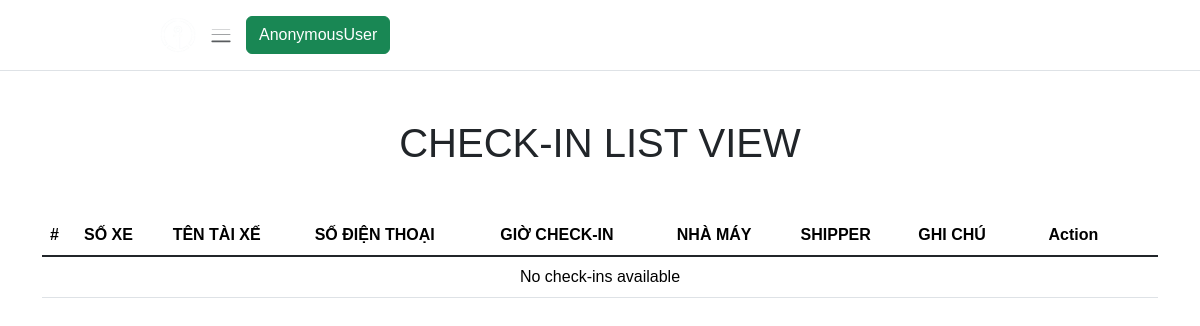
The app's page /checkin/view/, older data.
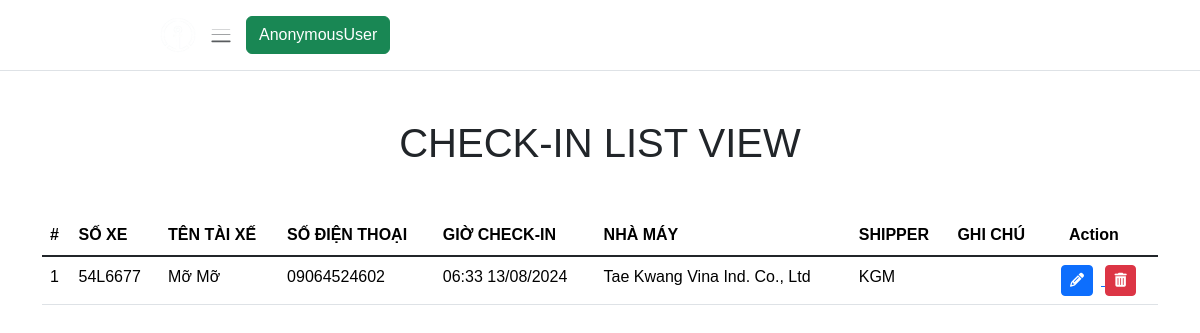
The same page, newer data.
### checkin/models.py (models this page shows, shortened)
class Checkin(models.Model):
    driver_name = models.CharField("Họ và tên", max_length=32)
    truck_number = models.CharField("Số xe/số container", max_length=32)
    phone_number = models.CharField("Số điện thoại", max_length=32)
    checkin_time = models.DateTimeField("Giờ check-in", default=timezone.now)
    factory = models.ForeignKey(Factory, blank=True, null=True, on_delete=models.CASCADE)
    shipper = models.CharField("Shipper", max_length=100, blank=True, null=True)
    remark = models.TextField("Ghi chú", max_length=1024, blank=True, null=True)

### factory/models.py (models this page shows, shortened)
class Factory(models.Model):
    factory_code = models.CharField(max_length=10, null=True, blank=True)
    factory_name = models.CharField("Tên nhà máy",max_length=256)

### checkin/views.py (the view)
# urls.py: path("view/", views.CheckinListView.as_view(), name="checkin-view"),
class CheckinListView(generic.ListView, LoginRequiredMixin):
    model = Checkin
    template_name ='checkin-view.html'
    paginate_by = 50
    ordering = ['-checkin_time']

### checkin/templates/checkin-view.html (shortened to what this page needs)
{% extends 'base.html' %}  {% block content %}
<div class="bg-view">
	<div class="container">
		<div class="px-5 my-5 text-center">
			<h1>CHECK-IN LIST VIEW</h1>
		</div>
		<table class="table">
			<thead>
				<tr>
					<th scope="col">#</th>
					<th scope="col">SỐ XE</th>
					<th scope="col">TÊN TÀI XẾ</th>
					<th scope="col">SỐ ĐIỆN THOẠI</th>
					<th scope="col">GIỜ CHECK-IN</th>
					<th scope="col">NHÀ MÁY</th>
					<th scope="col">SHIPPER</th>
					<th scope="col">GHI CHÚ</th>
					<th scope="col" class="px-4">Action</th>
				</tr>
			</thead>
			<tbody class="table-group-divider">
				{% for checkin in object_list %}
				<tr>
					<td>{{ forloop.counter }}</td>
					<td>{{ checkin.truck_number }}</td>
					<td>{{ checkin.driver_name }}</td>
					<td>{{ checkin.phone_number }}</td>
					<td>{{ checkin.checkin_time|date:"h:i d/m/Y" }}</td>
					<td>{{ checkin.factory.factory_name }}</td>
					<td>{{ checkin.shipper }}</td>
					<td>{{ checkin.remark }}</td>
                    <td>
                        <a href="{% url 'checkin:checkin-update' checkin.id %}">
                            <button type="button" class=" btn btn-sm btn-primary mx-2"
                                    data-form-url="">
                                <span class="fa fa-pencil"></span>
                            </button>
                        </a>
                        <a href="{% url 'checkin:checkin-delete' checkin.id %}">
                            <button type="button" class=" btn btn-sm btn-danger"
                                    data-form-url="">
                                <span class="fa fa-trash"></span>
                            </button>
                        </a>
                    </td>
				</tr>
				{% empty %}
				<tr>
					<td colspan="9" class="text-center">
						No check-ins available
					</td>
				</tr>
				{% endfor %}
			</tbody>
		</table>
	</div>
</div>
{% endblock content %}

### templates/base.html (shortened to what this page needs)
{% load static %}
<!DOCTYPE html>
<html lang="en">
	<head>
		<link rel="stylesheet" href="{% static 'css/styles.css' %}" />
		<link
			href="https://cdn.jsdelivr.net/npm/bootstrap@5.3.3/dist/css/bootstrap.min.css"
			rel="stylesheet"
		/>
		<link
			rel="stylesheet"
			href="https://cdn.jsdelivr.net/npm/bootstrap-icons@1.11.3/font/bootstrap-icons.min.css"
		/>
	</head>
	<body>
		<nav
			class="navbar navbar-expand px-3 border-bottom bg-custom"
			style="position: sticky; top: 0; z-index: 1000"
		>
			<div class="sidebar-logo">
				<img
					src="{% static 'images/logo-KNCFSMS.png' %}"
					width="180"
				/>
			</div>
			<button
				class="btn px-45"
				id="sidebar-toggle"
				type="button"
				style="stroke: white"
			>
				<span class="navbar-toggler-icon">
					<i
						class="fas fa-bars"
						style="color: #fff; font-size: 28px"
					></i>
				</span>
			</button>
			<div class="navbar-collapse navbar">
				<ul class="navbar-nav">
					<li class="nav-item dropdown">
						<a
							href="#"
							data-bs-toggle="dropdown"
							class="nav-icon pe-md-0"
						>
							<button type="button" class="btn btn-success">
								{{ request.user }}
							</button>
						</a>
					</li>
				</ul>
			</div>
		</nav>
		{% block content %} {% endblock content %}
	</body>
</html>

### static/css/styles.css (style rules this page uses)
* { margin: 0; padding: 0; box-sizing: border-box; font-family: Arial, Helvetica, sans-serif; }
.container { background: #fff; }
.bg-view { background-color: #FFF; }

Row changes from the older to the newer data that the page shows:
added Checkin: truck_number "54L6677", driver_name "Mỡ Mỡ", phone_number "09064524602", checkin_time "06:33 13/08/2024", factory.factory_name "Tae Kwang Vina Ind. Co., Ltd", shipper "KGM"
Text that changed along with them:
text no longer shown: "No check-ins available"
